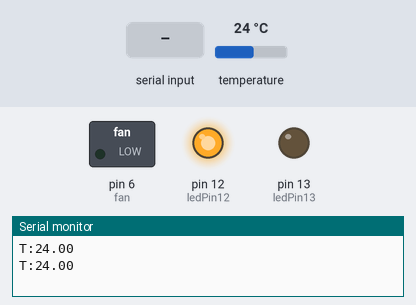
The sketch below on a simulated Arduino Uno, built with avr-gcc and run on an emulated ATmega328P. Shown: switched loads named in the sketch (green lamp = pin HIGH), output pins drawn as LEDs (lit = HIGH), the last lines printed to the serial monitor. The inputs (shaded band) are chosen by the test bench; at power-on: temperature 24 °C.

Above: at 3.3 s.
3.4 s: "1" received over the second serial link
At 4.9 s:
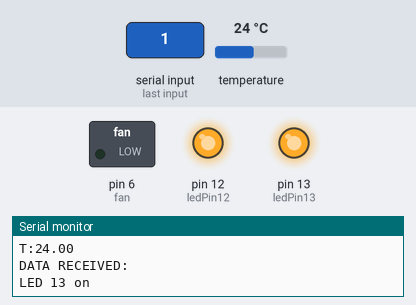
5.8 s: "2" received over the second serial link
At 7.5 s:
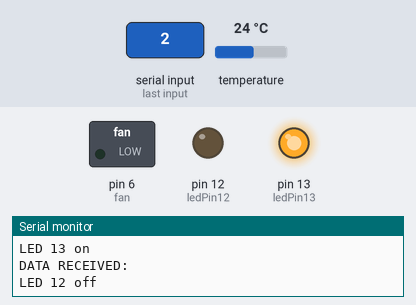
8.5 s: "Q" received over the second serial link
At 9.9 s:
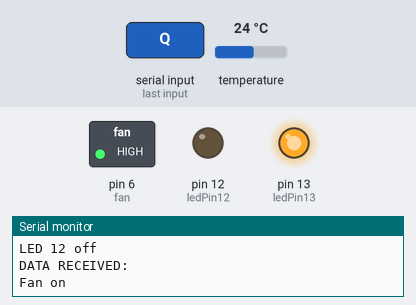
10.9 s: "0" received over the second serial link
At 13.5 s:
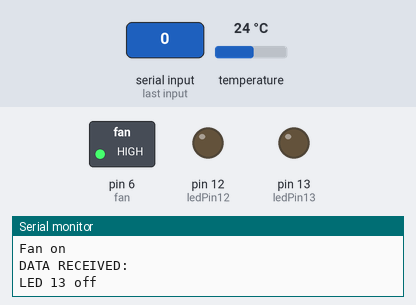
13.8 s: "3" received over the second serial link
At 14.9 s:
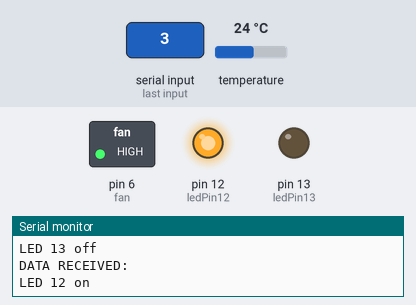
16.2 s: "A" received over the second serial link
At 19.4 s:
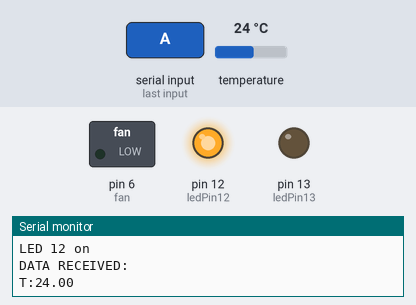
Timing chart, 0 to 20.9 s (numbered marks = the images above; inputs shaded):
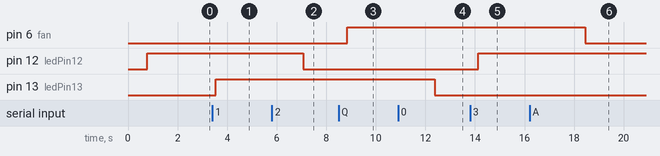

Measured:
- after the input at 3.4 s, pin 13 (ledPin13): LOW → HIGH after 0.15 s
- after the input at 5.8 s, pin 12 (ledPin12): HIGH → LOW after 1.3 s
- after the input at 8.5 s, pin 6 (fan): LOW → HIGH after 0.34 s
- after the input at 10.9 s, pin 13 (ledPin13): HIGH → LOW after 1.5 s
- after the input at 13.8 s, pin 12 (ledPin12): LOW → HIGH after 0.34 s
- after the input at 16.2 s, pin 6 (fan): HIGH → LOW after 2.2 s

The sketch:

source_code.ino
```cpp
#include <SoftwareSerial.h>
#include <DallasTemperature.h>

SoftwareSerial mySerial(2, 3);

int ledPin13 = 13; // LED ở chân D13 (có sẵn trên Arduino)
int ledPin12 = 12; // LED ở chân D12
int fan = 6;       // Quạt ở chân D6
int temp = 4;      // Chân Data của DS18B20 kết nối vào chân D4

bool manualControl = false; // Biến để xác định liệu điều khiển là tự động (dựa trên nhiệt độ) hay thủ công (từ ứng dụng)

OneWire oneWire(temp);
DallasTemperature sensors(&oneWire);

void setup() {
  mySerial.begin(9600);
  Serial.begin(9600);

  pinMode(ledPin13, OUTPUT);
  pinMode(ledPin12, OUTPUT);
  pinMode(fan, OUTPUT);
}

void loop() {
  // Kiểm tra và điều khiển quạt và đèn dựa trên dữ liệu từ ứng dụng
  checkAppCommands();

  // Đọc nhiệt độ từ cảm biến DS18B20
  sensors.requestTemperatures();
  float temperature = sensors.getTempCByIndex(0);

  // Nếu đang trong chế độ tự động (dựa trên nhiệt độ)
  if (!manualControl) {
    // Hiển thị nhiệt độ dưới dạng số thập phân trên Serial Monitor
    Serial.print("T:");
    Serial.print(temperature, 2); // Hiển thị 2 chữ số thập phân
    Serial.println();

    // Hiển thị nhiệt độ dưới dạng số thập phân trên BLE Scanner
    mySerial.print("T:");
    mySerial.print(temperature, 2); // Hiển thị 2 chữ số thập phân
    mySerial.println();

    // Kiểm tra và điều khiển quạt và đèn dựa trên nhiệt độ
    if (temperature > 30.0) {
      digitalWrite(fan, HIGH);  // Bật quạt
      digitalWrite(ledPin12, LOW);
    } else {
      digitalWrite(fan, LOW);  // Tắt quạt
      digitalWrite(ledPin12, HIGH);
    }
  }

  delay(1000); // Đợi 1 giây để giảm tần suất kiểm tra nhiệt độ
}

void checkAppCommands() {
  while (mySerial.available()) {
    char command = mySerial.read();
    Serial.println("DATA RECEIVED:");

    switch (command) {
      case '0':
        digitalWrite(ledPin13, LOW);
        Serial.println("LED 13 off");
        manualControl = true; // Chuyển sang chế độ điều khiển thủ công
        break;

      case '1':
        digitalWrite(ledPin13, HIGH);
        Serial.println("LED 13 on");
        manualControl = true; // Chuyển sang chế độ điều khiển thủ công
        break;

      case '2':
        digitalWrite(ledPin12, LOW);
        Serial.println("LED 12 off");
        manualControl = true; // Chuyển sang chế độ điều khiển thủ công
        break;

      case '3':
        digitalWrite(ledPin12, HIGH);
        Serial.println("LED 12 on");
        manualControl = true; // Chuyển sang chế độ điều khiển thủ công
        break;

      case 'Q':
        digitalWrite(fan, HIGH);
        Serial.println("Fan on");
        manualControl = true; // Chuyển sang chế độ điều khiển thủ công
        break;

      case 'q':
        digitalWrite(fan, LOW);
        Serial.println("Fan off");
        manualControl = true; // Chuyển sang chế độ điều khiển thủ công
        break;

      case 'A':
        manualControl = false; // Chuyển sang chế độ tự động
        break;

      case 'a':
        manualControl = true; // Chuyển sang chế độ thủ công
        break;

      // Add more cases for additional commands if needed

      default:
        // Handle unexpected characters or commands
        break;
    }
  }
}
```
